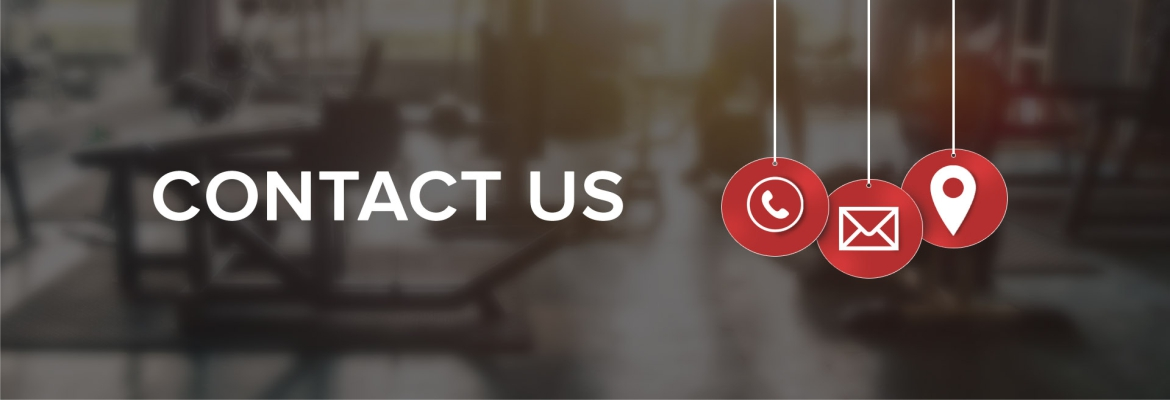
#> input picture banner.jpg, 1170 x 400 px
$ python blur_img.py
#> lines starting #> are read from the running program, lines starting #| are printed output that depends on the picture
import cv2
img = cv2.imread("banner.jpg")
#> img is the input picture: shape (400, 1170, 3); mean B, G, R 65.2, 69.8, 82.1
cv2.imshow("banner", img)

blur_img = cv2.GaussianBlur(img, (15, 15), 10)
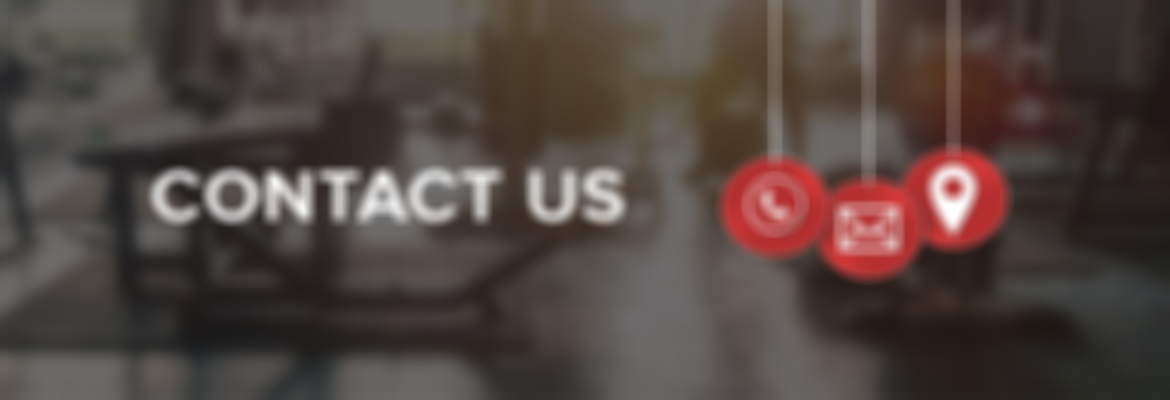
#> blur_img: shape (400, 1170, 3); mean B, G, R 65.2, 69.7, 82.1
cv2.imshow("blur_img", blur_img)

cv2.waitKey(0)
